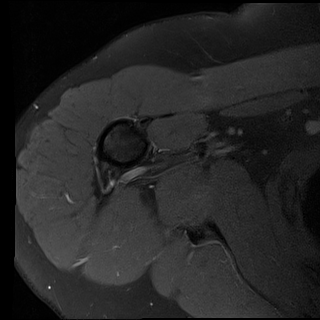
#> input picture dicom_pngs/I01.png, 320 x 320 px; its folder holds only this picture in this run
$ python test_phase1_preprocessing.py --image ../dicom_pngs/I01.png --folder ../dicom_pngs
#> lines starting #> are read from the running program, lines starting #| are printed output that depends on the picture; after the words box and inside, x2 and y2 are one past the last pixel; in counts of white or black regions, pixels touching at a corner belong together
#| ✅ Imagen cargada: (320, 320, 3)
### src/preprocessing/enhance.py
"""
Módulo de mejora de imágenes médicas
Implementa técnicas avanzadas de preprocesamiento para resaltar estructuras óseas
"""

import cv2
import numpy as np
from typing import Tuple, Optional


# ============================================================================
# TAREA 1.1: CLAHE para Contraste
# ============================================================================

def enhance_bone_contrast(
    img: np.ndarray,
    clip_limit: float = 2.0,
    tile_grid_size: Tuple[int, int] = (8, 8),
    convert_to_rgb: bool = True
) -> np.ndarray:
    """
    Mejora el contraste de la imagen usando CLAHE (Contrast Limited Adaptive
    Histogram Equalization) para resaltar mejor el húmero y sus bordes.

    CLAHE es superior al ajuste lineal porque:
    - Mejora el contraste local en lugar de global
    - Evita la sobre-amplificación del ruido
    - Preserva mejor los detalles en regiones oscuras y claras

    Args:
        img: Imagen de entrada (RGB o escala de grises)
        clip_limit: Límite de contraste para evitar sobre-amplificación (default: 2.0)
        tile_grid_size: Tamaño de la cuadrícula para procesamiento local (default: 8x8)
        convert_to_rgb: Si True, convierte resultado a RGB (default: True)

    Returns:
        Imagen con contraste mejorado

    Example:
        >>> img = cv2.imread('medical_image.png')
        >>> enhanced = enhance_bone_contrast(img)
    """
    # Convertir a escala de grises si es necesario
    if len(img.shape) == 3:
        gray = cv2.cvtColor(img, cv2.COLOR_RGB2GRAY)
    else:
        gray = img.copy()

    # Crear objeto CLAHE
    clahe = cv2.createCLAHE(clipLimit=clip_limit, tileGridSize=tile_grid_size)

    # Aplicar CLAHE
    enhanced = clahe.apply(gray)

    # Convertir de vuelta a RGB si se solicita (para compatibilidad con SAM)
    if convert_to_rgb:
        enhanced = cv2.cvtColor(enhanced, cv2.COLOR_GRAY2RGB)

    return enhanced


# [38 lines left out: function enhance_bone_contrast_color, not called in this run]


# ============================================================================
# TAREA 1.2: Detección de Bordes
# ============================================================================

def detect_bone_edges(
    img_enhanced: np.ndarray,
    gaussian_kernel: Tuple[int, int] = (5, 5),
    gaussian_sigma: float = 0,
    canny_threshold1: int = 30,
    canny_threshold2: int = 100
) -> np.ndarray:
    """
    Detecta bordes del húmero usando filtro Canny con suavizado Gaussiano previo.

    El proceso es:
    1. Suavizado Gaussiano para reducir ruido
    2. Detección de bordes Canny
    3. Los bordes del húmero deben aparecer claramente

    Args:
        img_enhanced: Imagen mejorada (de enhance_bone_contrast)
        gaussian_kernel: Tamaño del kernel Gaussiano (debe ser impar)
        gaussian_sigma: Desviación estándar del Gaussiano (0 = auto)
        canny_threshold1: Umbral inferior para Canny
        canny_threshold2: Umbral superior para Canny

    Returns:
        Imagen binaria con bordes detectados (255 = borde, 0 = fondo)

    Example:
        >>> enhanced = enhance_bone_contrast(img)
        >>> edges = detect_bone_edges(enhanced)
    """
    # Convertir a escala de grises si es necesario
    if len(img_enhanced.shape) == 3:
        gray = cv2.cvtColor(img_enhanced, cv2.COLOR_RGB2GRAY)
    else:
        gray = img_enhanced.copy()

    # Suavizado Gaussiano para reducir ruido
    blurred = cv2.GaussianBlur(gray, gaussian_kernel, gaussian_sigma)

    # Detección de bordes Canny
    edges = cv2.Canny(blurred, threshold1=canny_threshold1, threshold2=canny_threshold2)

    return edges


# [32 lines left out: function detect_bone_edges_advanced, not called in this run]


# ============================================================================
# TAREA 1.3: Normalización Adaptativa
# ============================================================================

def normalize_adaptive(
    img: np.ndarray,
    block_size: int = 51,
    c: int = 2,
    method: str = 'gaussian'
) -> np.ndarray:
    """
    Normaliza la intensidad de la imagen de forma adaptativa por regiones.
    Compensa variaciones de iluminación en diferentes partes de la imagen.

    Args:
        img: Imagen de entrada
        block_size: Tamaño de la región para normalización local (debe ser impar)
        c: Constante sustraída de la media (ajuste fino)
        method: 'gaussian' o 'mean' para el tipo de umbralización adaptativa

    Returns:
        Imagen con intensidad normalizada

    Example:
        >>> img = cv2.imread('medical_image.png', 0)
        >>> normalized = normalize_adaptive(img)
    """
#> called with block_size = 51, c = 2, method = 'gaussian'
    # Convertir a escala de grises si es necesario
    if len(img.shape) == 3:
        gray = cv2.cvtColor(img, cv2.COLOR_RGB2GRAY)
#> gray is the input picture: shape (320, 320); min 0, max 255, mean 37.2
    else:
        gray = img.copy()

    # Asegurar que block_size es impar
    if block_size % 2 == 0:
        block_size += 1

    # Seleccionar método
    if method == 'gaussian':
        adaptive_method = cv2.ADAPTIVE_THRESH_GAUSSIAN_C
    else:
        adaptive_method = cv2.ADAPTIVE_THRESH_MEAN_C

    # Aplicar umbralización adaptativa para obtener máscara de normalización
    # Esto identifica regiones con diferentes niveles de intensidad
    adaptive_thresh = cv2.adaptiveThreshold(
        gray, 255, adaptive_method, cv2.THRESH_BINARY, block_size, c
    )
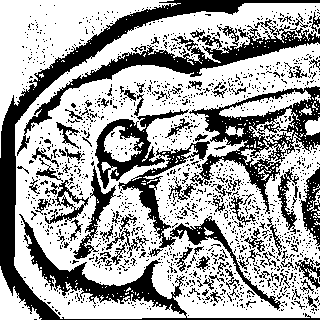
#> adaptive_thresh: shape (320, 320); 64.8% white; 1511 black regions (1418 under 20 px), largest, box (x1, y1, x2, y2) and area: (0, 0, 320, 320) 10581, (95, 109, 281, 310) 4634, (189, 86, 320, 214) 4538

    # Normalización por regiones usando la máscara
    # Calcular media local
    mean_local = cv2.blur(gray.astype(np.float32), (block_size, block_size))

    # Calcular desviación estándar local
    mean_sq_local = cv2.blur((gray.astype(np.float32) ** 2), (block_size, block_size))
    std_local = np.sqrt(np.maximum(mean_sq_local - mean_local ** 2, 0))
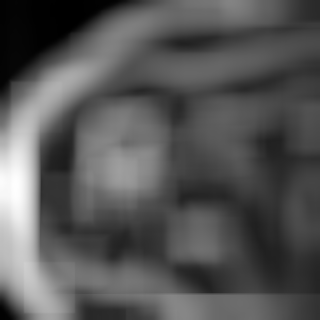
#> std_local: shape (320, 320) float32; min 0.918, max 35.45, mean 12.6; drawn with min black and max white

    # Evitar división por cero
    std_local = np.maximum(std_local, 1.0)

    # Normalizar: (img - media_local) / std_local
    normalized = (gray.astype(np.float32) - mean_local) / std_local
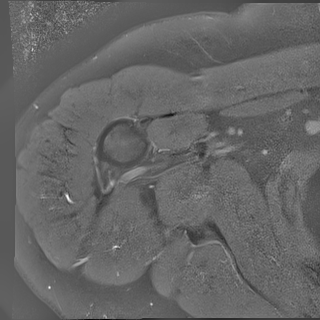
#> normalized: shape (320, 320) float32; min -6.35, max 9.49, mean -0.00587; drawn with min black and max white

    # Reescalar a rango [0, 255]
    normalized = ((normalized - normalized.min()) /
                  (normalized.max() - normalized.min()) * 255)

    return normalized.astype(np.uint8)


# [28 lines left out: function normalize_adaptive_clahe_combined, not called in this run]


# ============================================================================
# FUNCIÓN PIPELINE COMPLETO - FASE 1
# ============================================================================

def preprocess_medical_image(
    img: np.ndarray,
    use_clahe: bool = True,
    use_normalization: bool = False,
    detect_edges: bool = False,
    return_all_steps: bool = False
) -> dict:
    """
    Pipeline completo de preprocesamiento - Fase 1.

    Aplica todas las mejoras de la Fase 1 según configuración.

    Args:
        img: Imagen de entrada (RGB o escala de grises)
        use_clahe: Aplicar CLAHE para contraste
        use_normalization: Aplicar normalización adaptativa
        detect_edges: Detectar bordes
        return_all_steps: Retornar resultados intermedios

    Returns:
        Diccionario con resultados:
        - 'enhanced': Imagen mejorada final
        - 'edges': Bordes detectados (si detect_edges=True)
        - 'steps': Pasos intermedios (si return_all_steps=True)

    Example:
        >>> img = cv2.imread('medical.png')
        >>> result = preprocess_medical_image(img, use_clahe=True, detect_edges=True)
        >>> enhanced_img = result['enhanced']
        >>> edges = result['edges']
    """
    results = {
        'enhanced': None,
        'edges': None,
        'steps': {} if return_all_steps else None
    }

    current_img = img.copy()

    # Paso 1: Normalización adaptativa (opcional)
    if use_normalization:
        current_img = normalize_adaptive(current_img)
        if return_all_steps:
            results['steps']['normalized'] = current_img.copy()

    # Paso 2: CLAHE para contraste
    if use_clahe:
        current_img = enhance_bone_contrast(current_img, convert_to_rgb=True)
        if return_all_steps:
            results['steps']['clahe'] = current_img.copy()

    results['enhanced'] = current_img

    # Paso 3: Detección de bordes (opcional)
    if detect_edges:
        edges = detect_bone_edges(current_img)
#> in detect_bone_edges, `edges = cv2.Canny(blurred, threshold1=canny_threshold1, threshold2=can..`: edges: shape (320, 320); 14.8% white in thin lines or dots
        results['edges'] = edges
        if return_all_steps:
            results['steps']['edges'] = edges

    return results

### scripts/test_phase1_preprocessing.py
"""
Script de prueba para Fase 1: Preprocesamiento Avanzado
Prueba las mejoras de CLAHE, detección de bordes y normalización adaptativa
"""

import sys
import os
sys.path.insert(0, os.path.join(os.path.dirname(__file__), '..'))

import numpy as np
from PIL import Image
import matplotlib.pyplot as plt
import cv2
from pathlib import Path

# Importar módulo de preprocesamiento
from src.preprocessing import enhance_bone_contrast, detect_bone_edges, normalize_adaptive
from src.preprocessing.enhance import preprocess_medical_image


def test_single_image(image_path: str, save_results: bool = True):
    """
    Prueba el preprocesamiento en una sola imagen

    Args:
        image_path: Ruta a la imagen de prueba
        save_results: Si True, guarda visualización
    """
    print(f"\n{'='*60}")
    print(f"🧪 Prueba de Preprocesamiento - Fase 1")
    print(f"{'='*60}")
    print(f"📁 Imagen: {image_path}")

    # Cargar imagen
    img = np.array(Image.open(image_path).convert("RGB"))
    print(f"✅ Imagen cargada: {img.shape}")

    # Aplicar preprocesamiento completo
    print("\n🔄 Aplicando preprocesamiento...")
    results = preprocess_medical_image(
        img,
        use_clahe=True,
        use_normalization=True,
        detect_edges=True,
        return_all_steps=True
    )
#> results = 3 items

    # Extraer resultados
    img_enhanced = results['enhanced']
    edges = results['edges']
    steps = results['steps']
#> steps = 3 items

    print("✅ Preprocesamiento completado")

    # Crear visualización comparativa
    fig, axes = plt.subplots(2, 4, figsize=(20, 10))

    # Fila 1: Proceso paso a paso
    axes[0, 0].imshow(img)
    axes[0, 0].set_title("1. Original", fontsize=12, fontweight='bold')
    axes[0, 0].axis('off')

    if 'normalized' in steps:
        axes[0, 1].imshow(steps['normalized'], cmap='gray')
        axes[0, 1].set_title("2. Normalización Adaptativa", fontsize=12, fontweight='bold')
        axes[0, 1].axis('off')
    else:
        axes[0, 1].axis('off')

    axes[0, 2].imshow(img_enhanced)
    axes[0, 2].set_title("3. CLAHE Aplicado", fontsize=12, fontweight='bold')
    axes[0, 2].axis('off')

    axes[0, 3].imshow(edges, cmap='gray')
    axes[0, 3].set_title("4. Bordes Detectados", fontsize=12, fontweight='bold')
    axes[0, 3].axis('off')

    # Fila 2: Comparaciones
    # Original vs CLAHE
    axes[1, 0].imshow(img)
    axes[1, 0].set_title("Original", fontsize=11)
    axes[1, 0].axis('off')

    axes[1, 1].imshow(img_enhanced)
    axes[1, 1].set_title("Con CLAHE (Mejor Contraste)", fontsize=11)
    axes[1, 1].axis('off')

    # Overlay de bordes sobre imagen mejorada
    img_with_edges = img_enhanced.copy()
    if len(img_with_edges.shape) == 2:
        img_with_edges = cv2.cvtColor(img_with_edges, cv2.COLOR_GRAY2RGB)
    # Resaltar bordes en rojo
    img_with_edges[edges > 0] = [255, 0, 0]
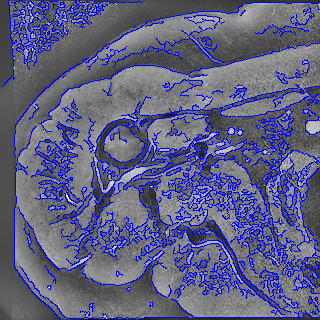
#> img_with_edges: shape (320, 320, 3); mean B, G, R 134.2, 96.3, 96.3

    axes[1, 2].imshow(img_with_edges)
    axes[1, 2].set_title("Bordes Superpuestos", fontsize=11)
    axes[1, 2].axis('off')

    # Histograma comparativo
    axes[1, 3].hist(img[:,:,0].ravel(), bins=50, alpha=0.5, label='Original', color='blue')
    if len(img_enhanced.shape) == 3:
        axes[1, 3].hist(img_enhanced[:,:,0].ravel(), bins=50, alpha=0.5, label='CLAHE', color='red')
    else:
        axes[1, 3].hist(img_enhanced.ravel(), bins=50, alpha=0.5, label='CLAHE', color='red')
    axes[1, 3].set_title("Histograma de Intensidades", fontsize=11)
    axes[1, 3].legend()
    axes[1, 3].set_xlabel('Intensidad')
    axes[1, 3].set_ylabel('Frecuencia')

    plt.suptitle(f"Fase 1: Preprocesamiento Avanzado - {Path(image_path).name}",
                 fontsize=16, fontweight='bold', y=0.98)
    plt.tight_layout()

    # Guardar resultados
    if save_results:
        output_dir = Path(__file__).parent.parent / "test_results" / "phase1"
        output_dir.mkdir(parents=True, exist_ok=True)

        output_path = output_dir / f"phase1_{Path(image_path).stem}.png"
        plt.savefig(output_path, dpi=150, bbox_inches='tight')
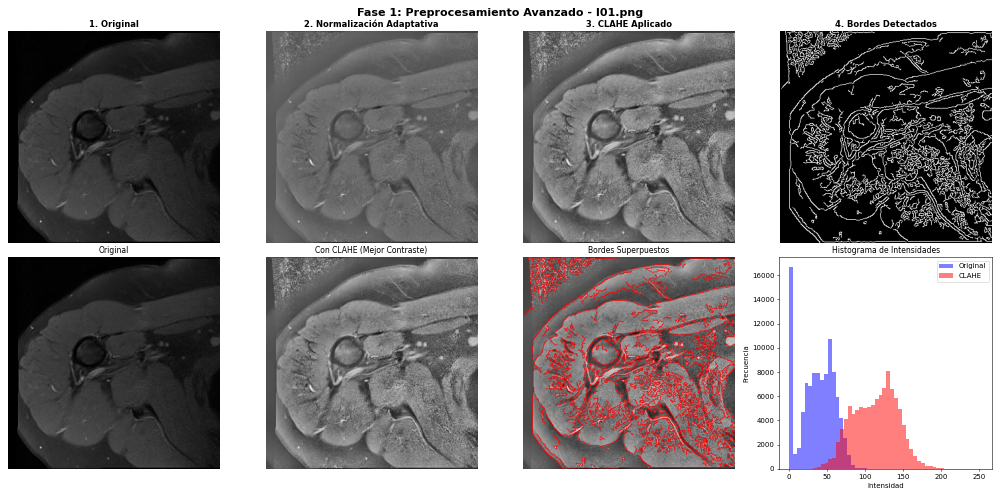
#> figure drawn by matplotlib, 8 panels; B, G, R data is drawn as R, G, B; panel 8: tallest bar 16662 high, from x = 0 to 5.1; panel 8: tallest bar 8081 high, from x = 128 to 133.1
        print(f"\n💾 Visualización guardada: {output_path}")

        # Guardar imágenes individuales
        Image.fromarray(img_enhanced).save(output_dir / f"enhanced_{Path(image_path).stem}.png")
        Image.fromarray(edges).save(output_dir / f"edges_{Path(image_path).stem}.png")
        print(f"💾 Imágenes procesadas guardadas en: {output_dir}")

    plt.show()

    print(f"\n{'='*60}")
    print("✅ Prueba completada exitosamente")
    print(f"{'='*60}\n")

    return results


def test_batch_images(input_folder: str, max_images: int = 5):
    """
    Prueba el preprocesamiento en múltiples imágenes

    Args:
        input_folder: Carpeta con imágenes de prueba
        max_images: Número máximo de imágenes a procesar
    """
    print(f"\n{'='*60}")
    print(f"🧪 Prueba Batch - Fase 1 Preprocesamiento")
    print(f"{'='*60}")

    # Obtener lista de imágenes
    image_files = list(Path(input_folder).glob("*.png"))[:max_images]

    if not image_files:
        print("❌ No se encontraron imágenes PNG en la carpeta")
        return

    print(f"📊 Procesando {len(image_files)} imágenes...\n")

    results_summary = []

    for idx, img_path in enumerate(image_files, 1):
        print(f"[{idx}/{len(image_files)}] Procesando: {img_path.name}...", end=' ')

        try:
            # Cargar y procesar
            img = np.array(Image.open(img_path).convert("RGB"))
            result = preprocess_medical_image(img, use_clahe=True, detect_edges=True)
#> call 2 of enhance_bone_contrast, with clip_limit = 2, tile_grid_size = (8, 8), convert_to_rgb = True
#> in enhance_bone_contrast (call 2), `enhanced = clahe.apply(gray)`:
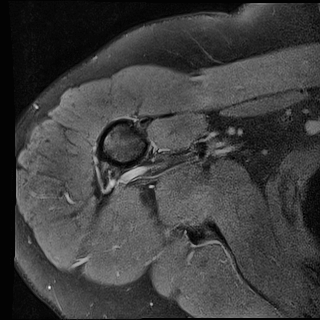
#> enhanced: shape (320, 320); min 1, max 255, mean 62.8
#> call 2 of detect_bone_edges, with gaussian_kernel = (5, 5), gaussian_sigma = 0, canny_threshold1 = 30, canny_threshold2 = 100
#> in detect_bone_edges (call 2), `edges = cv2.Canny(blurred, threshold1=canny_threshold1, threshold2=can..`:
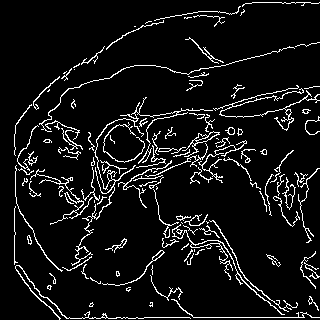
#> edges: shape (320, 320); 7.6% white in thin lines or dots
#> result = 3 items

            # Calcular métricas
            edge_density = np.sum(result['edges'] > 0) / result['edges'].size
#> edge_density = 0.0759

            results_summary.append({
                'image': img_path.name,
                'success': True,
                'edge_density': edge_density
            })

            print(f"✅ (Densidad bordes: {edge_density:.4f})")
#| ✅ (Densidad bordes: 0.0759)

        except Exception as e:
            results_summary.append({
                'image': img_path.name,
                'success': False,
                'error': str(e)
            })
            print(f"❌ Error: {str(e)}")

    # Resumen
    print(f"\n{'='*60}")
    print("📊 RESUMEN")
    print(f"{'='*60}")

    success_count = sum(1 for r in results_summary if r['success'])
#> success_count = 1
    print(f"✅ Procesadas exitosamente: {success_count}/{len(image_files)}")
#| ✅ Procesadas exitosamente: 1/1

    if success_count > 0:
        avg_edge_density = np.mean([r['edge_density'] for r in results_summary if r['success']])
#> avg_edge_density = 0.0759
        print(f"📈 Densidad promedio de bordes: {avg_edge_density:.4f}")
#| 📈 Densidad promedio de bordes: 0.0759

    print(f"{'='*60}\n")

    return results_summary


# [55 lines left out: function compare_methods, not called in this run]


# ============================================================================
# EJECUCIÓN PRINCIPAL
# ============================================================================

if __name__ == "__main__":
    import argparse

    parser = argparse.ArgumentParser(description="Prueba de Fase 1: Preprocesamiento")
    parser.add_argument('--image', type=str, help='Ruta a imagen individual')
    parser.add_argument('--folder', type=str, help='Carpeta con imágenes para batch')
    parser.add_argument('--compare', action='store_true', help='Comparar con método antiguo')
    parser.add_argument('--max-images', type=int, default=5, help='Máximo de imágenes en batch')

    args = parser.parse_args()

    # Si no se pasan argumentos, usar imagen de ejemplo
    if not args.image and not args.folder:
        # Buscar imagen de ejemplo en dicom_pngs
        example_folder = Path(__file__).parent.parent / "dicom_pngs"
        if example_folder.exists():
            example_images = list(example_folder.glob("*.png"))
            if example_images:
                args.image = str(example_images[0])
                print(f"ℹ️  Usando imagen de ejemplo: {args.image}\n")
            else:
                print("❌ No se encontraron imágenes de ejemplo")
                print("💡 Uso: python test_phase1_preprocessing.py --image <ruta_imagen>")
                sys.exit(1)
        else:
            print("❌ No se encontró carpeta dicom_pngs")
            print("💡 Uso: python test_phase1_preprocessing.py --image <ruta_imagen>")
            sys.exit(1)

    # Ejecutar pruebas según argumentos
    if args.image:
        if args.compare:
            compare_methods(args.image)
        else:
            test_single_image(args.image)

    if args.folder:
        test_batch_images(args.folder, max_images=args.max_images)

$ run again, on dicom_pngs/I05.png
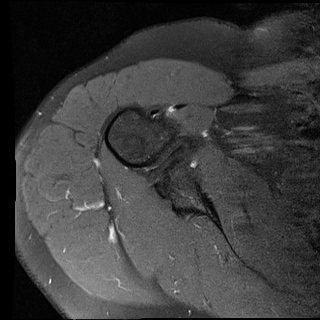
#> input picture dicom_pngs/I05.png, 320 x 320 px
#| ✅ Imagen cargada: (320, 320, 3)
#> in normalize_adaptive, gray is the input picture: shape (320, 320); min 0, max 255, mean 60.4
#> in normalize_adaptive, `adaptive_thresh = cv2.adaptiveThreshold( gray, 255, adaptive_method, c..`:
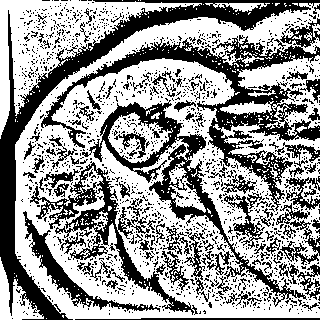
#> adaptive_thresh: shape (320, 320); 59.3% white; 1496 black regions (1386 under 20 px), largest, box (x1, y1, x2, y2) and area: (0, 0, 320, 320) 9346, (41, 18, 320, 211) 8614, (82, 100, 307, 307) 5002
#> edges: shape (320, 320); 20.8% white in thin lines or dots
#> results = 3 items
#> in detect_bone_edges (call 2), `edges = cv2.Canny(blurred, threshold1=canny_threshold1, threshold2=can..`:
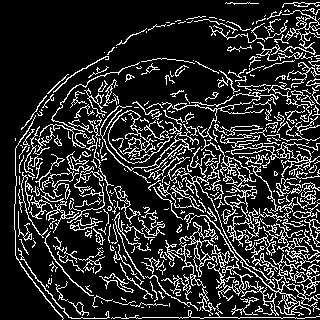
#> edges: shape (320, 320); 17.5% white in thin lines or dots
#> edge_density = 0.175
#| ✅ (Densidad bordes: 0.1754)
#> success_count = 1
#| ✅ Procesadas exitosamente: 1/1
#> avg_edge_density = 0.175
#| 📈 Densidad promedio de bordes: 0.1754

$ run again, on dicom_pngs/I07.png
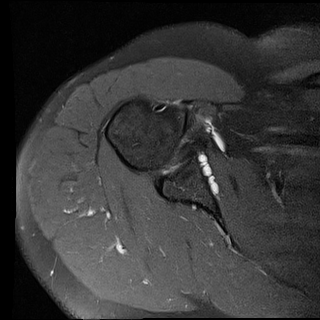
#> input picture dicom_pngs/I07.png, 320 x 320 px
#| ✅ Imagen cargada: (320, 320, 3)
#> in normalize_adaptive, gray is the input picture: shape (320, 320); min 0, max 255, mean 54.4
#> in normalize_adaptive, `adaptive_thresh = cv2.adaptiveThreshold( gray, 255, adaptive_method, c..`:
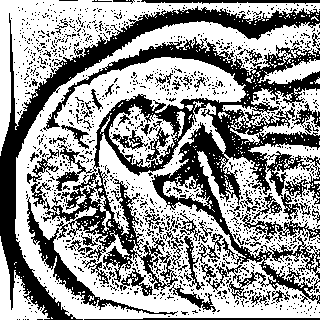
#> adaptive_thresh: shape (320, 320); 59.5% white; 1375 black regions (1301 under 20 px), largest, box (x1, y1, x2, y2) and area: (43, 37, 320, 304) 15999, (0, 6, 320, 320) 8971, (31, 168, 178, 291) 3892
#> edges: shape (320, 320); 17.5% white in thin lines or dots
#> results = 3 items
#> img_with_edges: shape (320, 320, 3); mean B, G, R 135.2, 90.6, 90.6
#> in detect_bone_edges (call 2), `edges = cv2.Canny(blurred, threshold1=canny_threshold1, threshold2=can..`:
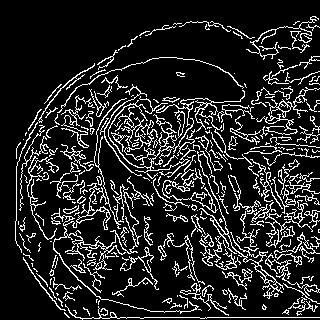
#> edges: shape (320, 320); 14.6% white in thin lines or dots
#> edge_density = 0.146
#| ✅ (Densidad bordes: 0.1458)
#> success_count = 1
#| ✅ Procesadas exitosamente: 1/1
#> avg_edge_density = 0.146
#| 📈 Densidad promedio de bordes: 0.1458
